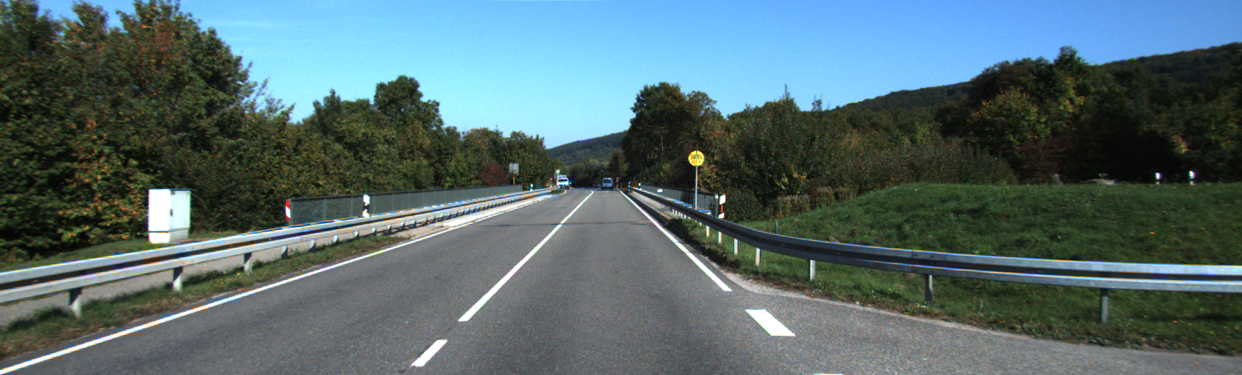
//> input picture LAB4/Task1/src/street_scene.png, 1242 x 375 px
$ ./main   (built with g++ and OpenCV 4)
//> lines starting //> are read from the running program, lines starting //| are printed output that depends on the picture
#include <opencv2/highgui.hpp>
#include <opencv2/imgproc.hpp>
#include <iostream>

using namespace cv;
using namespace std;

// Struct that holds the passing of parameters through callback functions
struct CannyThresholdParam {
    Mat src;
    int* low_t;
    int* max_t;
    const char* win_name;
    const int kernel_size = 3;
};

// callback that regulates first trackbar (low threshold)
static void CannyThreshold_1(int, void* param)
{

    CannyThresholdParam* p = (CannyThresholdParam*) param;
    Mat src = p->src;

    Mat detected_edges, dst, src_gray;

    dst.create( src.size(), src.type() );
    cvtColor(src, src_gray, COLOR_BGR2GRAY);

    blur( src_gray, detected_edges, Size(3,3) );
    Canny( detected_edges, detected_edges, *p->low_t, *p->max_t, p->kernel_size );

    dst = Scalar::all(0);
    src.copyTo( dst, detected_edges);

    imshow( p->win_name, dst );

}

// callback that regulates second trackbar (max threshold)
static void CannyThreshold_2(int, void* param)
{

    CannyThresholdParam *p = (CannyThresholdParam*) param;
    Mat src = p->src;

    Mat detected_edges, dst, src_gray;

    dst.create( src.size(), src.type() );
    cvtColor(src, src_gray, COLOR_BGR2GRAY);

    blur( src_gray, detected_edges, Size(3,3) );
    Canny( detected_edges, detected_edges, *p->low_t, *p->max_t, p->kernel_size );

    dst = Scalar::all(0);
    src.copyTo( dst, detected_edges);

    imshow(p->win_name, dst );

}

int main(int argc, char ** argv) {

    const char *source_path = "../src/street_scene.png";
    const char* window_name = "Canny Edge Detector";


    // maximum values of trackbars
    const int max_lowThreshold = 300;
    const int max_maxThreshold = 300;

    // variables that regulate the values of thresholding
    int lowThreshold = 0;
    int maxThreshold = 0;

    Mat src, src_gray, detected_edges;

    // reading src image
    src = imread(source_path, IMREAD_COLOR);
//> src is the input picture: 375 rows x 1242 cols, CV_8UC3; mean B, G, R 109, 106.5, 85.4
    if( src.empty() ) {
        cerr << "Error loading image!\n";
        return -1;
    }

    // setting up the passing struct
    CannyThresholdParam param;
    param.src = src;
    param.low_t = &lowThreshold;
    param.max_t = &maxThreshold;
    param.win_name = window_name;

    // create window and trackbars
    namedWindow( window_name, WINDOW_NORMAL);
    createTrackbar( "MIN_T:", window_name, &lowThreshold, max_lowThreshold, CannyThreshold_1, (void*)&param);
//> slider 'MIN_T:' is set to 60
    CannyThreshold_1(0, (void*) &param);
//> in CannyThreshold_1, `cvtColor(src, src_gray, COLOR_BGR2GRAY);`:
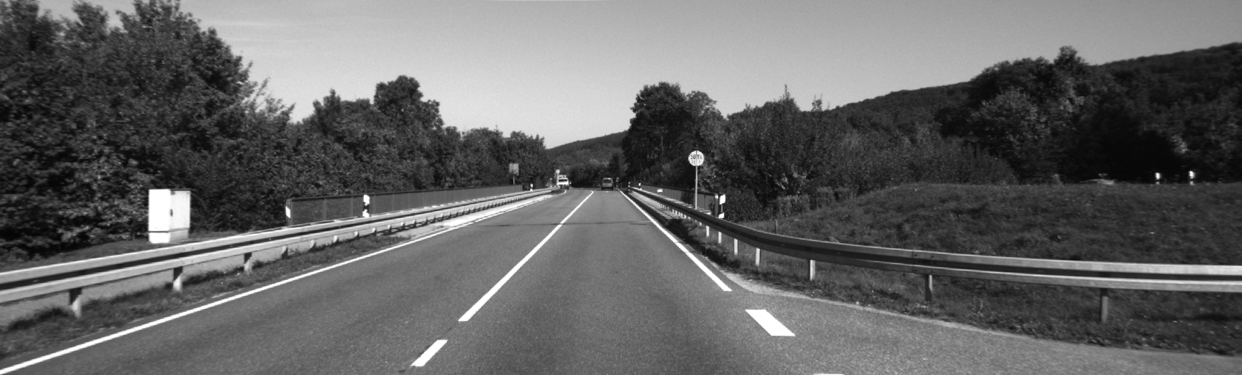
//> src_gray: 375 rows x 1242 cols, CV_8UC1; min 4, max 255, mean 100.5
//> in CannyThreshold_1, `Canny( detected_edges, detected_edges, *p->low_t, *p->max_t, p->kernel..`:
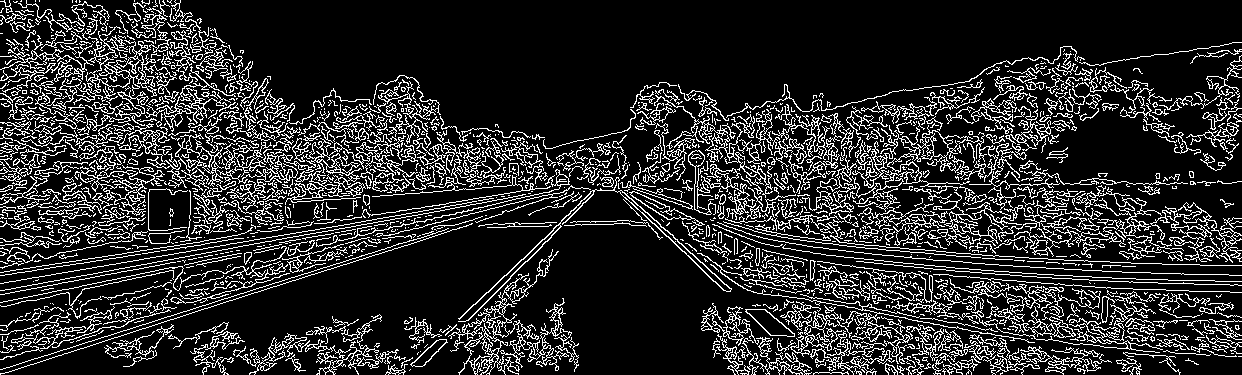
//> detected_edges: 375 rows x 1242 cols, CV_8UC1; 17.1% white in thin lines or dots
//> in CannyThreshold_1, `src.copyTo( dst, detected_edges);`:
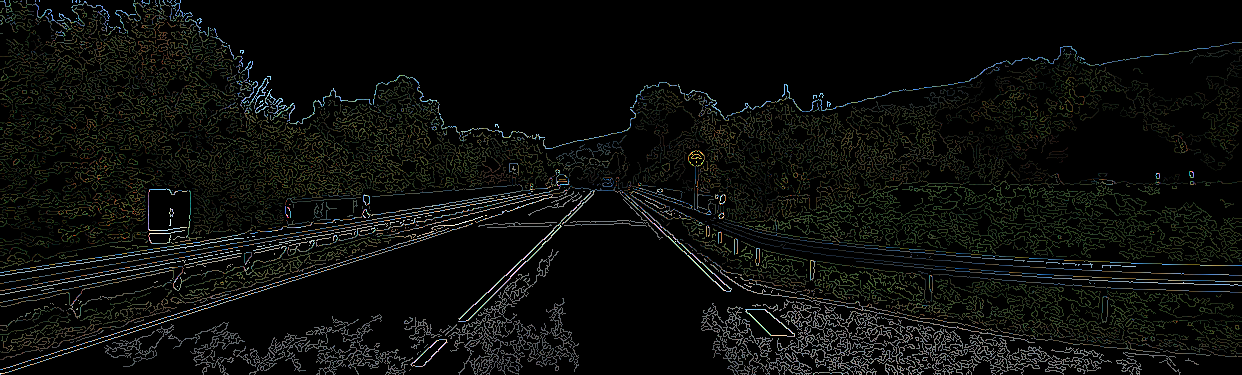
//> dst: 375 rows x 1242 cols, CV_8UC3; mean B, G, R 11.5, 13.5, 12.1
    createTrackbar( "MAX_T:", window_name, &maxThreshold, max_maxThreshold, CannyThreshold_2, (void*) &param);
//> slider 'MAX_T:' is set to 300
    CannyThreshold_2(0, (void*)&param);
//> in CannyThreshold_2, `Canny( detected_edges, detected_edges, *p->low_t, *p->max_t, p->kernel..`:
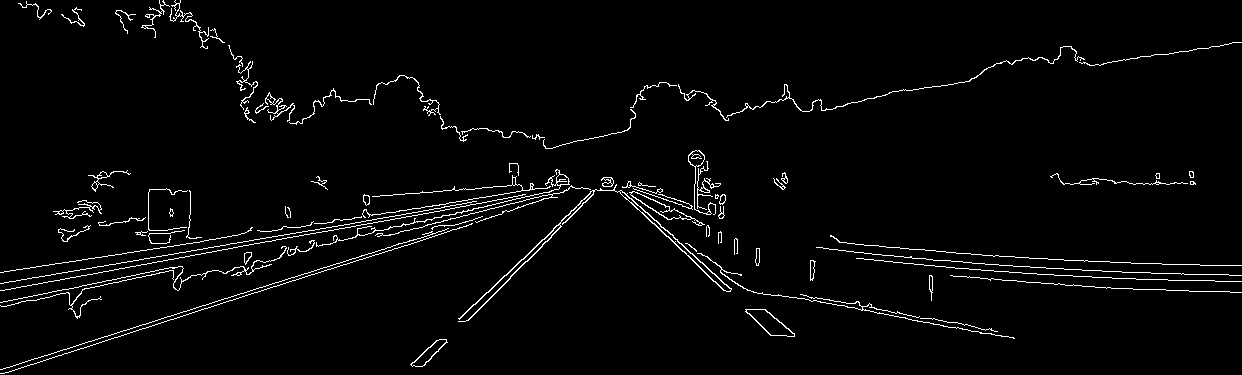
//> detected_edges: 375 rows x 1242 cols, CV_8UC1; 2.7% white in thin lines or dots
//> in CannyThreshold_2, `src.copyTo( dst, detected_edges);`:
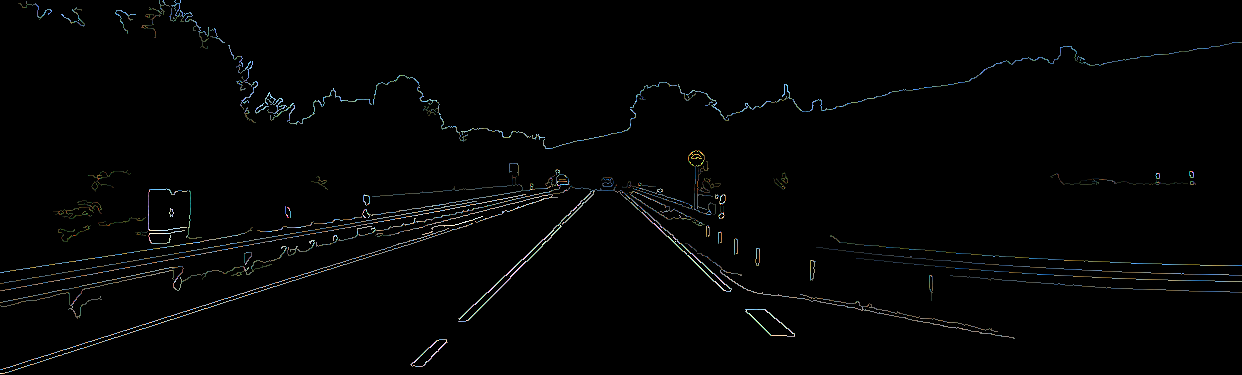
//> dst: 375 rows x 1242 cols, CV_8UC3; mean B, G, R 3.5, 3.5, 3.2

    waitKey();

    return 0;

}
